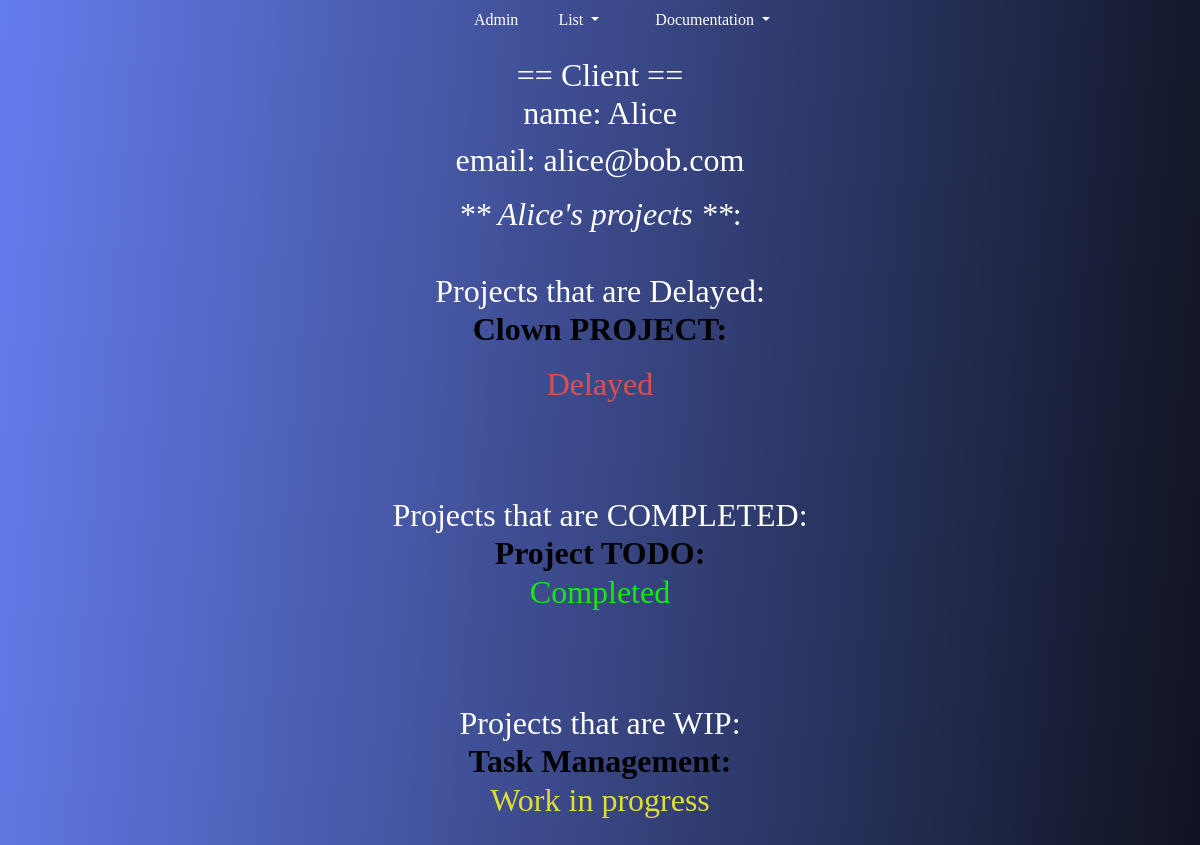
Page /clients/clientProfile/16 on the earlier database version.
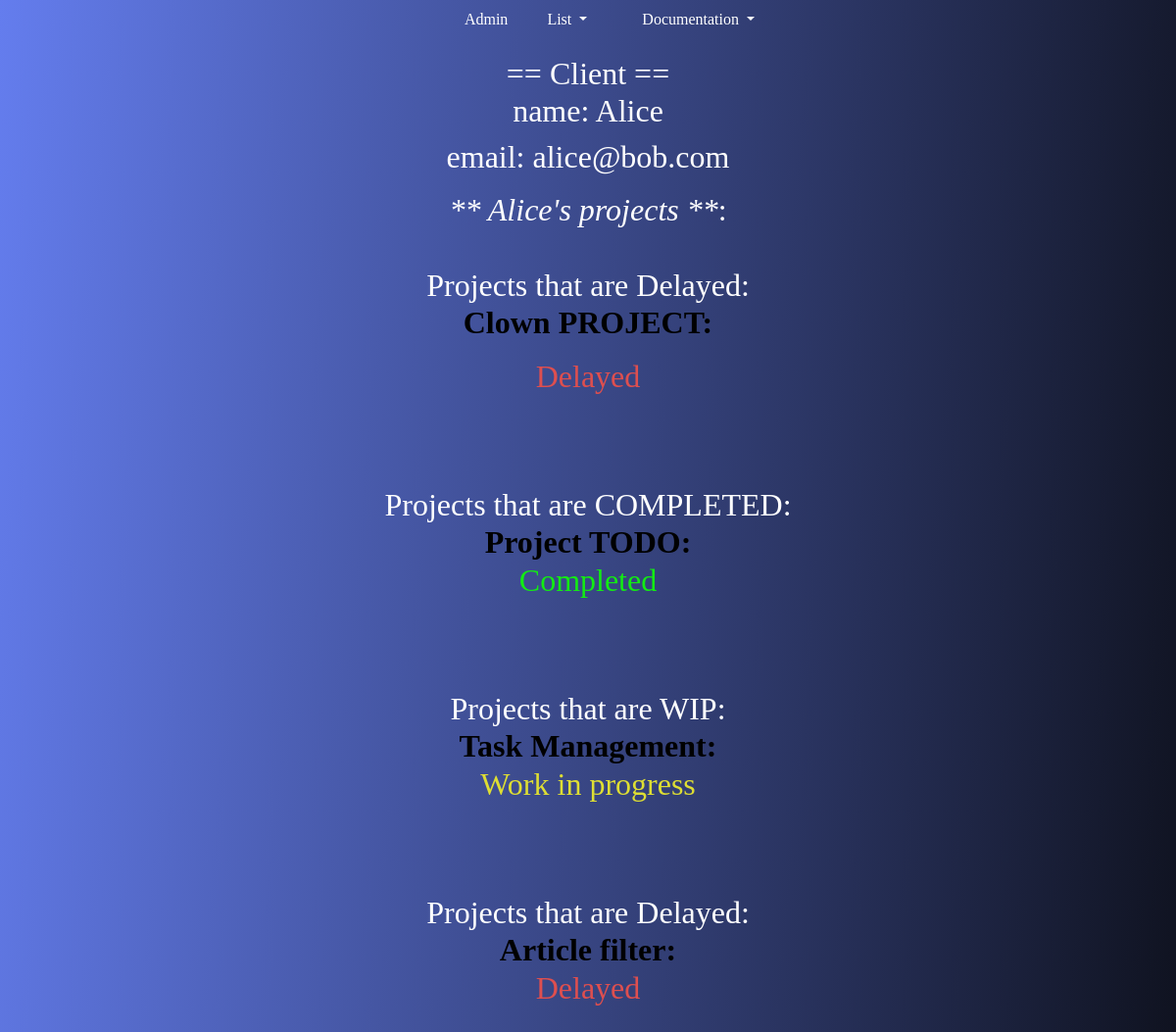
Same page on the later database version.
### managementapp/models.py (models this page shows, shortened)
class Project(models.Model):
    title = models.CharField(max_length=300)
    priority = models.IntegerField(null=True ,blank=True)
    deadline = models.DateField(null=True, blank=True)
    daysLeft = models.IntegerField(null=True, blank=True)
    status = models.CharField(max_length=50, default='Unset')
    responsible_client = models.ForeignKey(
        Client, default="UNASSIGNED",
        on_delete=CASCADE,
        blank=True, null=True
    )
    tasks = models.ManyToManyField(
        Task, default="UNASSIGNED",
        blank=True,
    )

### managementapp/views/client/clientViews.py (the view)
# urls.py: path('clientProfile/<int:id>', views.clientProfile, name='clientProfile'),
def clientProfile(request, id):
    client = get_object_or_404(Client, id=id)
    client_projects = Project.objects.filter(responsible_client=client)
    return render(request, 'clients/profile/client.html', {
        'client': client,
        'projects': client_projects
        })

### managementapp/templates/clients/profile/client.html (shortened to what this page needs)
{% extends "layout/base.html" %} {% block content %}
<div class="client-profile">
    <h2>== Client == </2>
    <div>
        <h2>name: {{ client.name }}</h2>
        <p>email: {{ client.email }}</p>
        <p><i>** {{ client.name }}'s projects **</i>: <br> <br>
            {% for project in projects%}
                {% if project.status == 'Completed' %}
                    Projects that are COMPLETED:<br>
                <a href="{% url 'clients:projectProfile' id=project.id %}">
                    <b class='obj-name'> {{ project.title }}: </b>
                </a>
                    <p class="completed">{{ project.status }} </p>
                <br>
                {% elif project.status == 'Work in progress' %}
                    Projects that are WIP:<br>
                <a href="{% url 'clients:projectProfile' id=project.id %}">
                    <b class='obj-name'> {{ project.title }}: </b>
                </a>
                    <p class="wip">{{ project.status }} </p>
                <br>
                {% elif project.status == 'Delayed' %}
                    Projects that are Delayed:<br>
                <a href="{% url 'clients:projectProfile' id=project.id %}">
                    <b class='obj-name'> {{ project.title }}: </b>
                </a>
                <p class="delayed">{{ project.status }} </p>
                <br>
                {% endif %}
            <br>
            {% endfor %}
        </p>
    </div>
</div>
{% endblock %}

Differences in the rows shown:
added Project: title "Article filter", status "Delayed"
